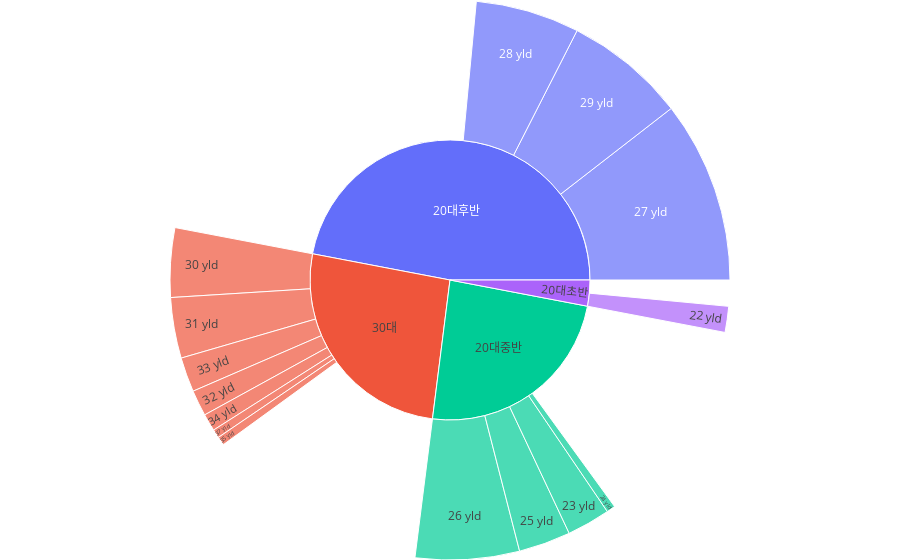

The cell this chart's notebook holds for it:
### Code cell
# Sunburst 그래프 만들기
import plotly.graph_objects as go

fig = go.Figure(go.Sunburst(
        labels = labels,
        parents = parents,
        values = values
))

fig.update_layout(margin = dict(t=0, l=0, r=0, b=0))

fig.show()

### Figure 1 — Plotly figure (JSON) as saved in the notebook; plotly's stock layout.template omitted (floating-point values rounded to 4 significant figures)
{"data": [{"labels": ["20대초반", "20대중반", "20대후반", "30대", "27 yld", "29 yld", "26 yld", "28 yld", "30 yld", "31 yld", "25 yld", "23 yld", "33 yld", "32 yld", "22 yld", "34 yld", "37 yld", "35 yld", "24 yld"], "parents": ["", "", "", "", "20대후반", "20대후반", "20대중반", "20대후반", "30대", "30대", "20대중반", "20대중반", "30대", "30대", "20대초반", "30대", "30대", "30대", "20대중반"], "type": "sunburst", "values": [3, 24, 47, 26, 21, 14, 12, 12, 8, 7, 6, 5, 4, 3, 3, 2, 1, 1, 1]}], "layout": {"margin": {"b": 0, "l": 0, "r": 0, "t": 0}}}
